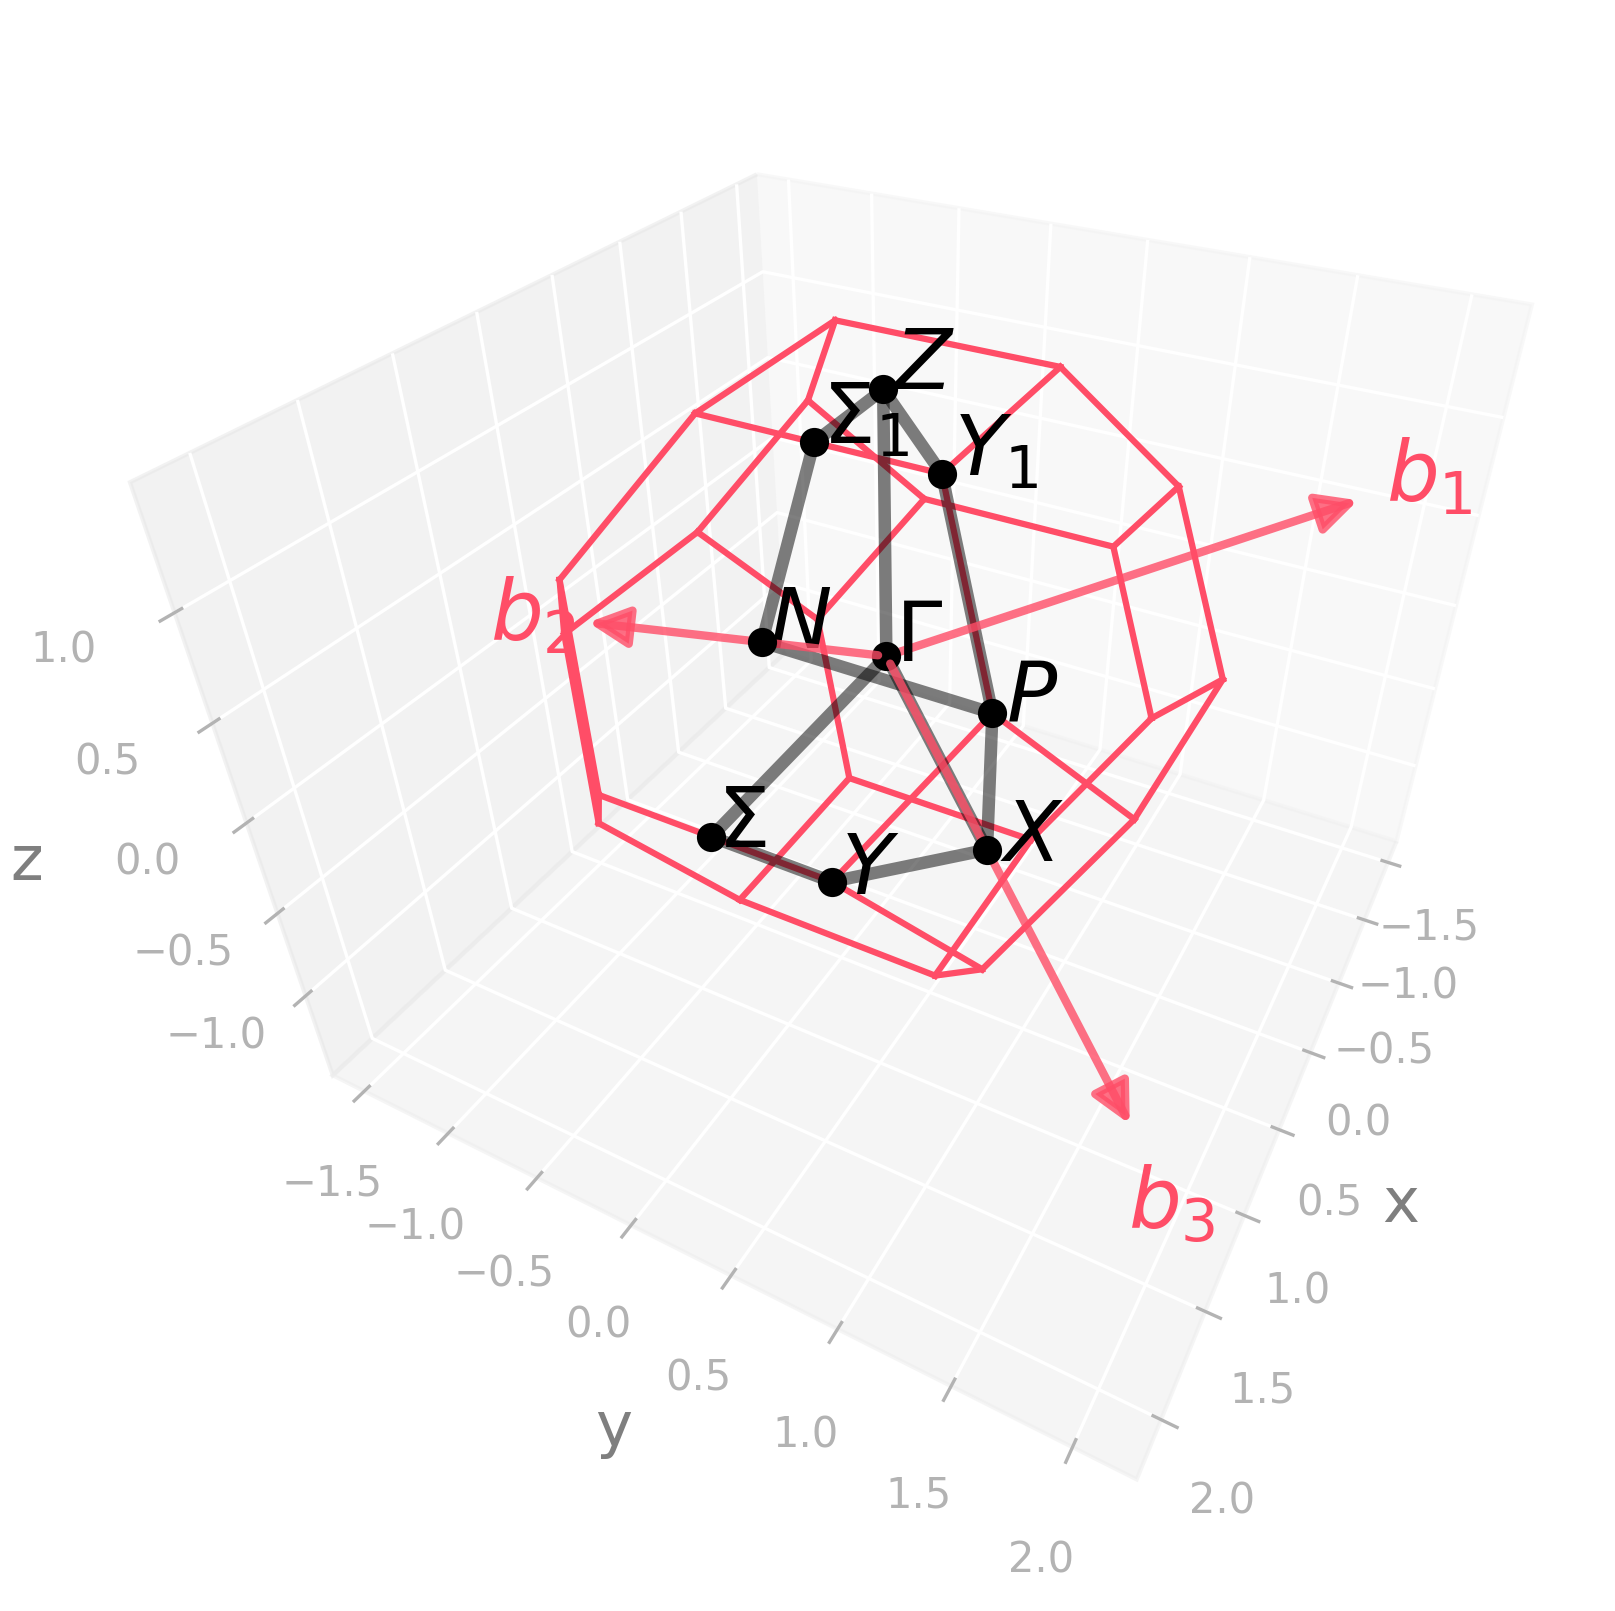

Python code for this plot:
import radtools as rad

l = rad.lattice_example(f"BCT2")
l.plot("brillouin-kpath")
# Save an image:
l.savefig(
    "bct2_brillouin.png",
    elev=36,
    azim=28,
    dpi=300,
   bbox_inches="tight",
)
# Interactive plot:
l.show(elev=36, azim=28)
